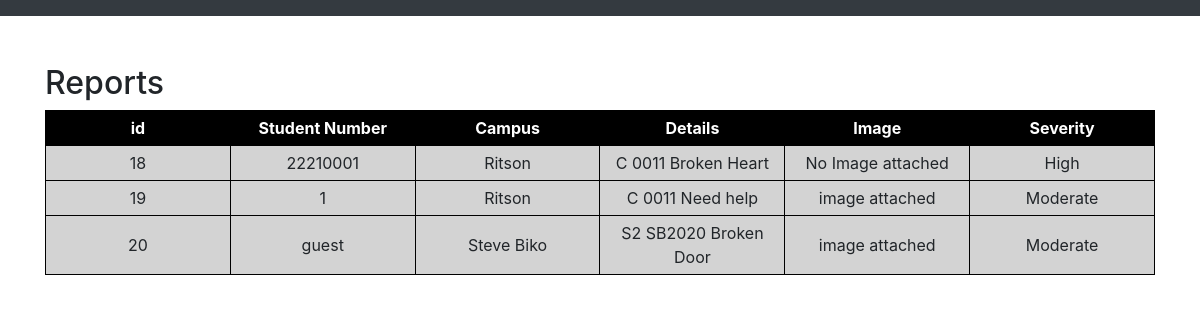
Screenshot of /sViewReports with the database file from the repository.
### website/models.py (models this page shows)
class Report(db.Model):
    id = db.Column(db.Integer, primary_key=True)
    sNum = db.Column(db.String(8))
    campus = db.Column(db.String(15))
    details = db.Column(db.String(500))
    image_given = db.Column(db.String(10))
    image = db.Column(db.BLOB)
    severity = db.Column(db.String(20))
    progress= db.Column(db.String(150))
    staff= db.Column(db.String(150))
    user_id = db.Column(db.Integer, db.ForeignKey('user.id'))

### website/auth.py (the view)
@auth.route('/sViewReports')
def sViewReports():
    all_users = Report.query.all()
    return render_template("sViewReports.html", user=current_user, all_users=all_users)

### website/templates/sViewReports.html (shortened to what this page needs)
{% extends "base.html" %} {% block title %}Sign up{% endblock %}
{% block content %}
<!DOCTYPE html>
<form method="POST">
    <html lang="en" xmlns="http://www.w3.org/1999/xhtml">
        <head>
            <link rel="stylesheet" href="https://cdnjs.cloudflare.com/ajax/libs/font-awesome/5.15.4/css/all.min.css">
</head>
<body>
    <br/>
    <br/>
<h2>Reports</h2>
<table>
    <tr>
        <th>id</th>
        <th>Student Number</th>
        <th>Campus</th>
        <th>Details</th>
        <th>Image</th>
        <th>Severity</th>
    </tr>
    {% for user in all_users %}
    <tr>
        <td>{{ user.id }}</td>
        <td>{{ user.sNum }}</td>
        <td>{{ user.campus }}</td>
        <td>{{ user.details }}</td>
        <td>{{ user.image_given }}</td>
        <td>{{ user.severity }}</td>
    </tr>
    {% endfor %}
</table>
</body>
</html>
</form>
{% endblock %}

### website/templates/base.html (shortened to what this page needs)
<!DOCTYPE html>
<html>
    <head>
       <link rel="stylesheet" href="https://cdn.jsdelivr.net/npm/bootstrap@5.3.3/dist/css/bootstrap.rtl.min.css">
        <link
         rel="stylesheet"
         href="https://stackpath.bootstrapcdn.com/bootstrap/4.4.1/css/bootstrap.min.css"
        />
        <link
         rel="stylesheet"
         href="https://stackpath.bootstrapcdn.com/font-awesome/4.7.0/css/font-awesome.min.css"
        />
    </head>
    <body>
        <nav class="navbar navbar-expand-lg navbar-dark bg-dark">
        </nav>
        <div class="container">{% block content %} {% endblock %}</div>
    </body>
</html>

### website/templates/sViewReports.html (style rules this page uses)
table { background-color: lightgray; border-collapse: collapse; width: 100%; }
th { background-color: black; color: white; width: 15%; }
td, th { padding: 5px; border: 1px solid black; text-align: center; }
body { background-image: url(https://sanudc.weebly.com/uploads/1/1/5/5/115547363/20160721-091014_orig.jpg); background-size: cover; background-attachment: fixed; }

### rows the page displays
Report: id "18", sNum "22210001", campus "Ritson", details "C 0011 Broken Heart", image_given "No Image attached", severity "High"
Report: id "19", sNum "1", campus "Ritson", details "C 0011 Need help", image_given "image attached", severity "Moderate"
Report: id "20", sNum "guest", campus "Steve Biko", details "S2 SB2020 Broken Door", image_given "image attached", severity "Moderate"
